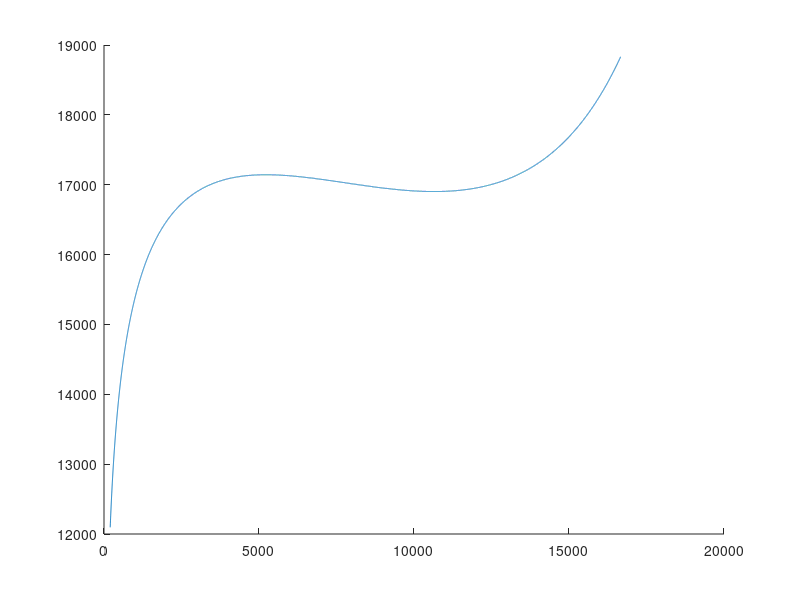
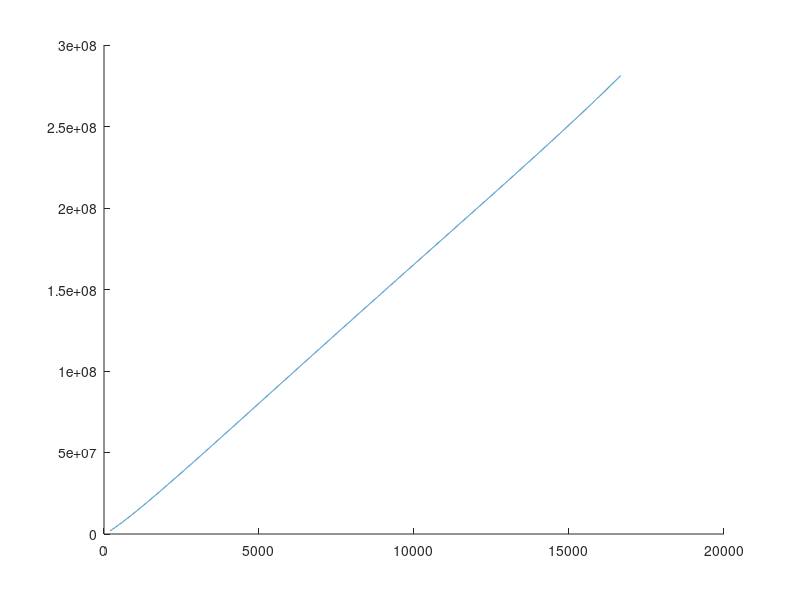

The MATLAB script that drew these images, in order: (Note: this script raises an error after producing the figures.)

clc;
%close all;
clear all;

R = 8.3144621; 

Tc = 31.1+273.15;
Pc = 7.38e6;

Z = 0.272;
%vc = Z*R*Tc/Pc;

a = 27/64*R*R*Tc*Tc/Pc;
b = 1/8*R*Tc/Pc;

W = 44.01*1e-3;

%GRI-3.0 Mech

%H2
%a_high_k(1,:) = [3.33727920 -4.94024731E-5   4.99456778E-07 -1.79566394E-10  2.00255376E-14 -9.50158922E+02 -3.20502331E+00];
%a_low_k(1,:)  = [2.34433112  7.98052075E-03 -1.94781510E-05  2.01572094E-08 -7.37611761E-12 -9.17935173E+02  6.83010238E-01];

a_high_k(1,:) = [3.85746029 4.41437026E-03 -2.21481404E-06 5.23490188E-10  -4.72084164E-14 -4.87591660E+04 2.27163806];
a_low_k(1,:)  = [2.35677352 8.98459677E-03 -7.12356269E-06 2.45919022E-09  -1.43699548E-13 -4.83719697E+04 9.90105222];



G_func_varV = @(T0,v0)( R*T0*b/(v0-b) -R*T0*log(v0-b)  - 2*a/v0);      

A_func_varV = @(T0,v0)(-R*T0*log(v0-b)  - a/v0);      



%a = 3.640*0.101325;
%b = 0.04267*1e-3;

%td = [-0.10 -0.06 -0.03 0.00 0.03 0.06 0.10];

%td = [0.00];
%td = [-0.1];

td = [-0.10];
%td = [-0.08];

T_arr = 277;

%v_arr = [2e-6:1e-6:11e-5];


%v_arr = [6e-5:1e-6:9e-4];

%rho_arr = [W/9e-4:0.1:W/6e-5];
rho_arr = [1.0/5e-3:1:1.0/6e-5];



figure(1);clf

figure(2);clf

for i=1:numel(T_arr);
    T0 = T_arr(i);
    
    
    
    k =1;
    %Rsp = R/W;
     Hig = R*T0*(a_low_k(k,1) + T0*(a_low_k(k,2)/2.0 + T0*(a_low_k(k,3)/3.0 +  ...
                       T0*( a_low_k(k,4)/4.0 +  T0*a_low_k(k,5)/5.0 ))) + a_low_k(k,6)/T0 );
                   
     Cpig = R*( a_low_k(k,1) + T0*(a_low_k(k,2) + T0*(a_low_k(k,3)  ...
                             + T0*(a_low_k(k,4) +  T0*a_low_k(k,5) ) ) ) );
                         
     Sig = R*( a_low_k(k,1)*log(T0) + T0*(a_low_k(k,2) + T0*(a_low_k(k,3)/2.0  ...
                             + T0*(a_low_k(k,4)/3.0 +  T0*a_low_k(k,5)/4.0 ) ) ) + a_low_k(k,7) );                    
                         
     %cvig = R*( a_low_k(k,1) - 1.0 + Tmin*(a_low_k(k,2) + Tmin*(a_low_k(k,3)  ...
     %                        + Tmin*(a_low_k(k,4) +  Tmin*a_low_k(k,5) ) ) ) );
    mu_arr(1) = 0.0;
    for j=1:numel(rho_arr)
       %v00 = 1.0/rho_arr(j-1);
       %P00 = R*T0/(v00-b) - a/(v00*v00); 
                
       rho0 = rho_arr(j);
       v0 = 1.0/rho0;
       v_arr(j) = v0;
       P0 = R*T0/(v0-b) - a/(v0*v0);
       %Hres = R*T0*(b/(v0-b) - 2.0*a/(v0*R*T0));
       %Sres = R*log(P0*(v0-b)/(R*T0));
       %Hres = Rsp*T0*(rho0*b/(W-rho0*b) - 2.0*a*rho0/(W*R*T0));
       %Sres = Rsp*log(P0*(W-rho0*b)/(rho0*R*T0));
       
       %Gres = R*T0*(b/(v0-b) - 2.0*a/(v0*R*T0) - log(P0*(v0-b)/(R*T0)));
       
       P_arr(j) = P0;
       %mu_arr(j) = mu_arr(j-1) + (P0*v0-P00*v00) + (R*T0*log(v0-b) + a/v0) - (R*T0*log(v00-b) + a/v00);
       
       mu_arr(j) = G_func_varV(T0,v0);
       
       %helm_arr(j) = rho0*A_func_varV(T0,v0);
       helm_arr(j) = rho0*mu_arr(j) - P0;
       
       
    end
    
    %plotyy(rho_arr,P_arr,rho_arr,mu_arr,'plot','plot');
    %plotyy(v_arr,P_arr,v_arr,mu_arr,'semilogy','plot');
    
    %loglog(v_arr,P_arr);
    
    figure(1);
    hold on;
    plot(rho_arr,mu_arr);
    hold off;
    
    
    figure(2);
    hold on;
    plot(rho_arr,helm_arr);
    %xlim([175.0 500.0]);
    %plot(v_arr,helm_arr);
    hold off;
    
    %plot(rho_arr,mu_arr);
    %hold on;
    
    
end




P_arr2 = [min(P_arr):1000:max(P_arr)];

%T_arr2 = [Tc-0.4*Tc:0.5:Tc];

T_arr2 = T_arr;

ind0 = 1;
ind =1;

indpt = 1;

for i=1:numel(T_arr2)
    
    T0 = T_arr2(i);
    
    vg =0.0;
    vl = 0.0;
    binodal =0;
for j=1:numel(P_arr2)
        
    P0 = P_arr2(j);
    %T0 = T_arr(i);
    %T0 = Tc - 0.10*Tc;
    a10 = -(b + R*T0/P0);
    a20 = a/P0;
    a30 = -a*b/P0;
    
    [x10,x20,x30] = cubsolve(a10,a20,a30);
    
    if(isreal(x10) && isreal(x20) && isreal(x30))
       vg = max(max(x10,x20),x30);
       vl = min(min(x10,x20),x30);
       
       lhs = P0*(vg-vl);
       
       rhs = (R*T0*log(vg-b) + a/vg) - (R*T0*log(vl-b) + a/vl);
       diff = lhs - rhs
       if(abs(diff)<0.1)
           %binP(ind) = P0;
           %loglog(vg,P0,'r','MarkerSize', 4*72);
           %loglog(vl,P0,'r','MarkerSize', 4*72);
           
           figure(1);
           hold on;
           
           %h2 = scatter(1.0/vl*1e-6,10.0*fun_G(T0,vl),'b','filled'); set(h2,'SizeData',96);
           
           
           xbarr(ind0) = vg;
           Gbarr(ind0) = G_func_varV(T0,vg);
           h1 = scatter(1.0/vg,Gbarr(ind0),'b','filled'); set(h1,'SizeData',96);
           ind0 = ind0+1;
           
           xbarr(ind0) = vl;
           Gbarr(ind0) = G_func_varV(T0,vl);
           h2 = scatter(1.0/vl,Gbarr(ind0),'b','filled'); set(h2,'SizeData',96);
           ind0 = ind0+1;
           
           hold off;
           binodal = 1;
           break;
       end
       
  
    end
     
   
       
end

    if(binodal ==1)
    a1s = -2.0*a/(R*T0);
    a2s = 4.0*a*b/(R*T0);
    a3s = -2.0*a*b*b/(R*T0);
    
    [x1s,x2s,x3s] = cubsolve(a1s,a2s,a3s);
    
    
    if(isreal(x1s) && x1s>vl && x1s <vg)
        
       P0 = R*T0/(x1s-b) - a/(x1s*x1s); 
       G0 = G_func_varV(T0,x1s);
       figure(1);
       hold on;
       h1 = scatter(1.0/x1s,G0,'b','filled'); set(h1,'SizeData',96);
       hold off;
       
       figure(2);
       hold on;
       h1 = scatter(1.0/x1s,G0/x1s-P0,'b','filled'); set(h1,'SizeData',96);
       hold off;
       
       
       %hs = scatter(1.0/x1s*1e-6,10.0*G0,'b','filled'); set(hs,'SizeData',96);
       xsarr(ind) = x1s;
       Gsarr(ind) = G0;
       ind = ind+1;
       
       
       ptxar(indpt) = 1/x1s;
       ptyar(indpt) = G0/x1s-P0;
       indpt = indpt + 1;
    end
    if(isreal(x2s) && x2s>vl && x2s <vg)
        P0 = R*T0/(x2s-b) - a/(x2s*x2s); 
       G0 = G_func_varV(T0,x2s);
       figure(1);
       hold on;
       h1 = scatter(1.0/x2s,G0,'b','filled'); set(h1,'SizeData',96);
       hold off;
       
       
       figure(2);
       hold on;
       h1 = scatter(1.0/x2s,G0/x2s-P0,'b','filled'); set(h1,'SizeData',96);
       hold off;
       
       xsarr(ind) = x2s;
       Gsarr(ind) = G0;
       ind = ind+1;
       
       ptxar(indpt) = 1/x2s;
       ptyar(indpt) = G0/x2s-P0;
       indpt = indpt + 1;
       
       
    end
    if(isreal(x3s) && x3s>vl && x3s <vg)
        P0 = R*T0/(x3s-b) - a/(x3s*x3s); 
       G0 = G_func_varV(T0,x3s);
       figure(1);
       hold on;
       h1 = scatter(1.0/x3s,G0,'b','filled'); set(h1,'SizeData',96);
       hold off;
       
       figure(2);
       hold on;
       h1 = scatter(1.0/x3s,G0/x3s-P0,'b','filled'); set(h1,'SizeData',96);
       hold off;
       
       
       xsarr(ind) = x3s;
       Gsarr(ind) = G0;
       ind = ind+1;
       
       ptxar(indpt) = 1/x3s;
       ptyar(indpt) = G0/x3s-P0;
       indpt = indpt + 1;
       
    end
    end
    

end


figure(1);
%hc = scatter(1.0/vc*1e-6,10.0*fun_G(Tc,vc),'b','filled'); set(hc,'SizeData',96);


vc = MolarVolumeVDWEOS(Tc,Pc,a,b);

xbarr(ind0) = vc;
Gbarr(ind0) = G_func_varV(Tc,vc);


figure(1);
hold on;
h1 = scatter(1.0/xbarr(ind0),Gbarr(ind0),'b','filled'); set(h1,'SizeData',96);
hold off;

cx = mean(xbarr);
cy = mean(Gbarr);

axx = atan2(Gbarr - cy, xbarr - cx);
[~, order] = sort(axx);
xbarr = xbarr(order);
Gbarr = Gbarr(order);

pol1 = polyfit(xbarr,Gbarr,2)

t1 = [4.1692e-5:1e-6:7.4669e-4];
%t1 = v_arr;
y1 = polyval(pol1,t1);

%plot(xsarr,Psarr);

figure(1);
hold on;
plot(1./t1,y1);
hold off;

%plot(1.0./t1*1e-6,10.0*y1,'-k');
%plot(t1*1e6,y1/1e5,'-k');


%1.0./v_arr*1e-6,10.0*mu_arr


xsarr(ind) = vc;
Gsarr(ind) = G_func_varV(Tc,vc);

cx = mean(xsarr);
cy = mean(Gsarr);

axx = atan2(Gsarr - cy, xsarr - cx);
[~, order] = sort(axx);
xsarr = xsarr(order);
Gsarr = Gsarr(order);

pol2 = polyfit(xsarr,Gsarr,2)

t2 = [8.1692e-5:1e-6:5.4669e-4];
%t2 = v_arr;


y2 = polyval(pol2,t2);

figure(1);
hold on;
plot(1./t2,y2);
hold off;


slope = (ptyar(2) - ptyar(1))/(ptxar(2) - ptxar(1));


for i =1:numel(rho_arr)
    y0 = slope*(rho_arr(i) - ptxar(1)) + ptyar(1);
    diffarr(i) =  helm_arr(i) - y0;
end


figure(3);
plot(rho_arr,diffarr,'-r')
title('Helmholtz vs. Density')
xlabel('Density(mol/m^3)')
ylabel('Helmholtz Energy(J/mol)')


figure(1);
xlim([0 18000]);
ylim([1.4e4 2.4e4]);
hold off;